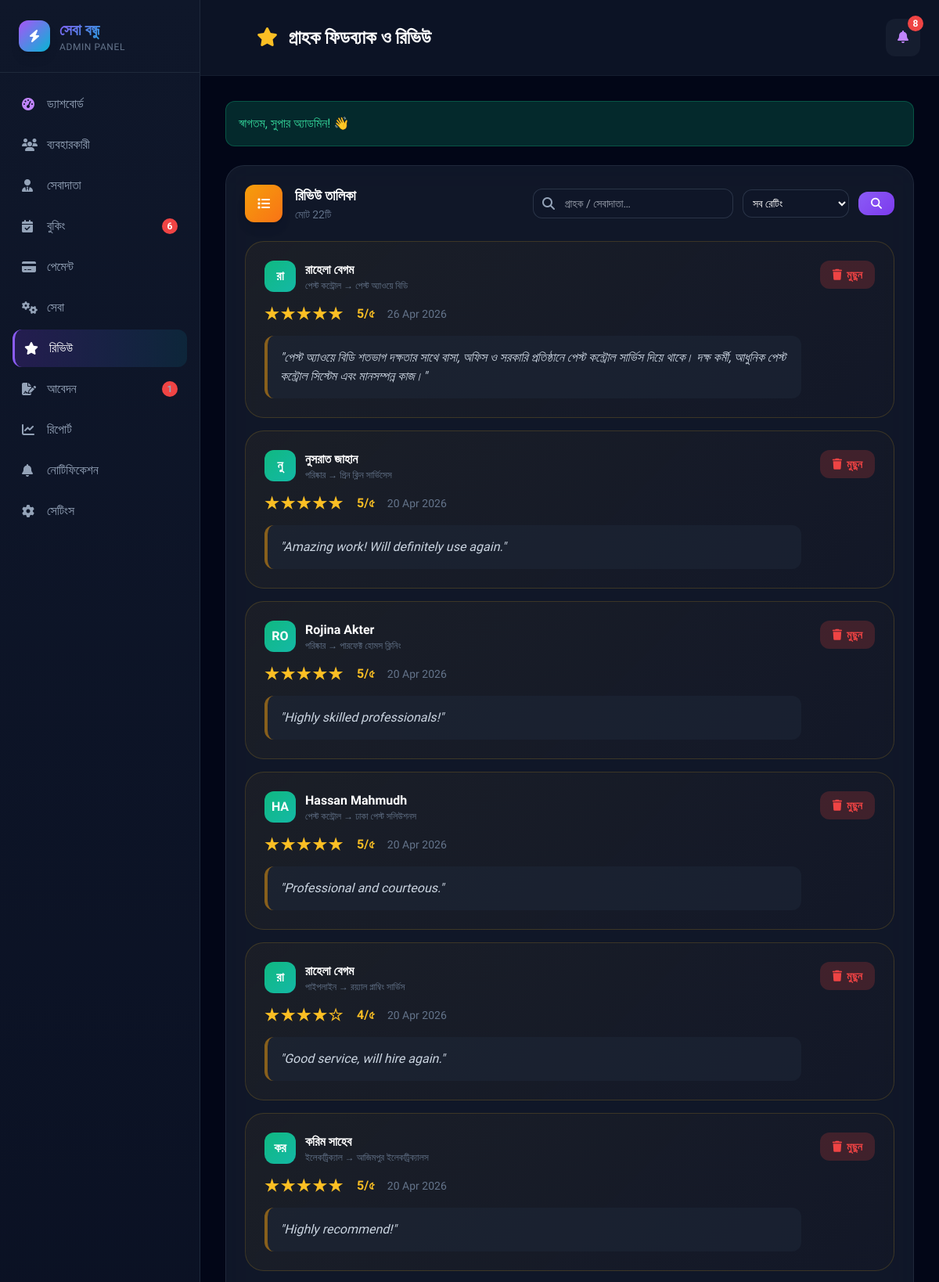
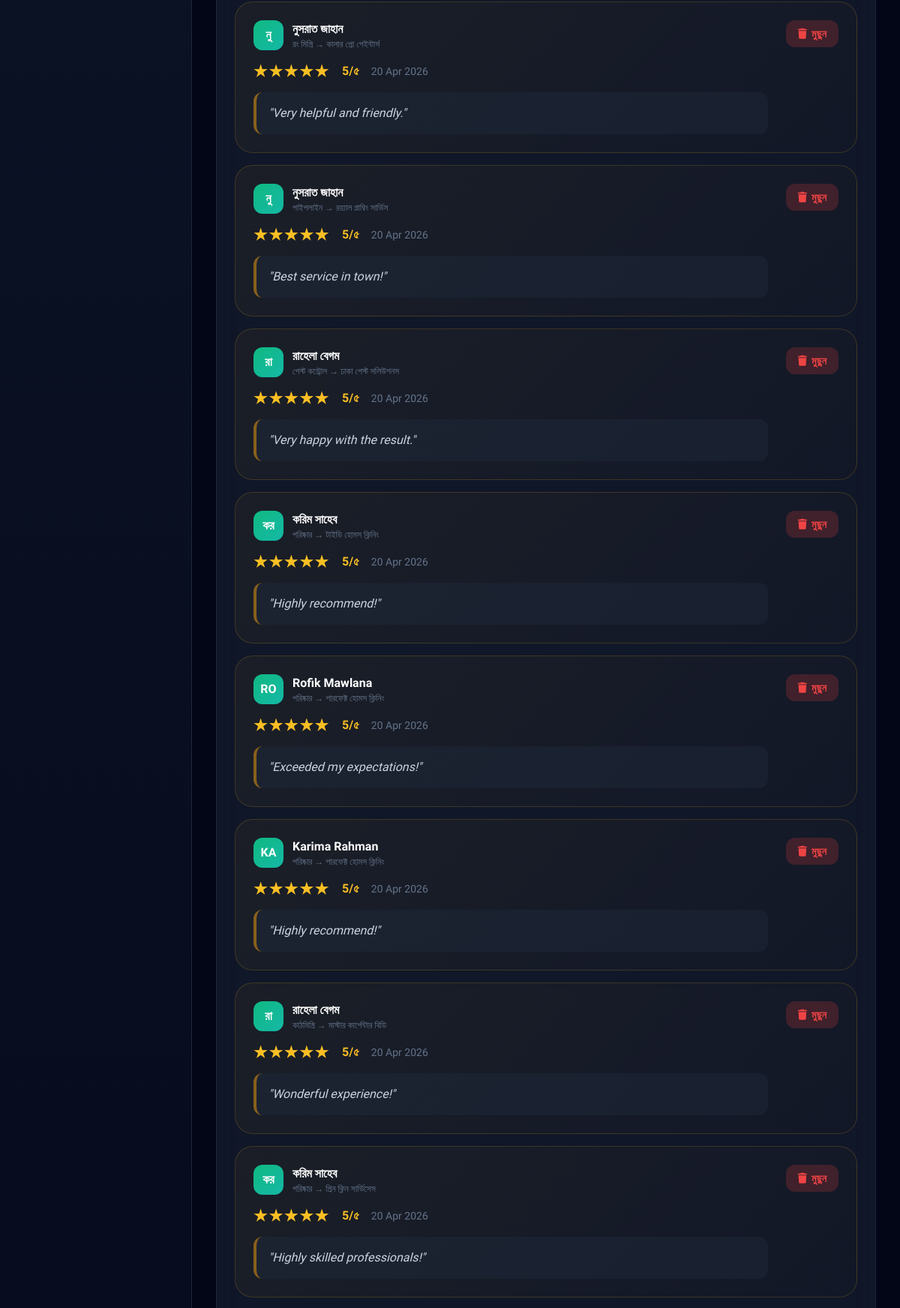
Screenshot of /admin/reviews.php (signed in, upper part) with the database file from the repository (2 pictures, top to bottom).
### tables this page shows
CREATE TABLE `reviews` (
  `id` int(10) UNSIGNED NOT NULL,
  `booking_id` int(10) UNSIGNED NOT NULL,
  `customer_id` int(10) UNSIGNED NOT NULL,
  `provider_id` int(10) UNSIGNED NOT NULL,
  `rating` tinyint(3) UNSIGNED NOT NULL CHECK (`rating` between 1 and 5),
  `comment` text DEFAULT NULL,
  `created_at` timestamp NOT NULL DEFAULT current_timestamp()
);

CREATE TABLE `users` (
  `id` int(10) UNSIGNED NOT NULL,
  `name` varchar(120) NOT NULL,
  `email` varchar(191) NOT NULL,
  `password` varchar(255) NOT NULL,
  `phone` varchar(30) DEFAULT NULL,
  `role` enum('customer','provider','admin') NOT NULL DEFAULT 'customer',
  `avatar` varchar(255) DEFAULT NULL,
  `created_at` timestamp NOT NULL DEFAULT current_timestamp(),
  `photo` varchar(255) DEFAULT NULL
);

CREATE TABLE `providers` (
  `id` int(10) UNSIGNED NOT NULL,
  `user_id` int(10) UNSIGNED NOT NULL,
  `company_name` varchar(180) NOT NULL,
  `service_type` varchar(80) NOT NULL,
  `city` varchar(80) NOT NULL,
  `about` text DEFAULT NULL,
  `price_range` varchar(80) NOT NULL DEFAULT '৳৫০০–৳২০০০',
  `service_charge` int(11) DEFAULT 300,
  `work_start` time NOT NULL DEFAULT '09:00:00',
  `work_end` time NOT NULL DEFAULT '18:00:00',
  `rating` decimal(3,2) NOT NULL DEFAULT 5.00,
  `review_count` int(10) UNSIGNED NOT NULL DEFAULT 0,
  `available` tinyint(1) NOT NULL DEFAULT 1,
  `verified` tinyint(1) NOT NULL DEFAULT 0,
  `emoji` varchar(10) NOT NULL DEFAULT '?',
  `created_at` timestamp NOT NULL DEFAULT current_timestamp(),
  `photo` varchar(255) DEFAULT NULL,
  `price_min` int(11) DEFAULT 500,
  `price_max` int(11) DEFAULT 2000
);

CREATE TABLE `service_categories` (
  `id` int(10) UNSIGNED NOT NULL,
  `name_en` varchar(80) NOT NULL,
  `name_bn` varchar(100) NOT NULL,
  `emoji` varchar(10) NOT NULL DEFAULT '?',
  `description` text DEFAULT NULL,
  `manpower` int(11) DEFAULT 1,
  `active` tinyint(1) NOT NULL DEFAULT 1,
  `sort_order` smallint(6) NOT NULL DEFAULT 0,
  `created_at` timestamp NOT NULL DEFAULT current_timestamp()
);

### includes/config.php (called while the page is built, shortened)
<?php
function db(): PDO {
    static $pdo = null;
    if ($pdo === null) {
        $dsn  = 'mysql:host='.DB_HOST.';dbname='.DB_NAME.';charset='.DB_CHARSET;
        $opts = [PDO::ATTR_ERRMODE=>PDO::ERRMODE_EXCEPTION,PDO::ATTR_DEFAULT_FETCH_MODE=>PDO::FETCH_ASSOC,PDO::ATTR_EMULATE_PREPARES=>false];
        try { $pdo = new PDO($dsn, DB_USER, DB_PASS, $opts); }
        catch (PDOException $e) { die('<div style="font-family:sans-serif;padding:40px;color:#c00"><h2>ডেটাবেজ সংযোগ ব্যর্থ</h2><p>'.htmlspecialchars($e->getMessage()).'</p></div>'); }
    }
    return $pdo;
}
function e(string $s): string { return htmlspecialchars($s, ENT_QUOTES, 'UTF-8'); }
function csrf(): string {
    return $_SESSION['csrf'];
}
function getServiceCategories(): array {
    try {
        return db()->query("SELECT name_en, name_bn, emoji FROM service_categories WHERE active = 1 ORDER BY sort_order ASC, id ASC")->fetchAll();
    } catch (Exception $e) { return []; }
}
function svcLabel(string $key): string {
    foreach (getServiceCategories() as $cat) {
        if ($cat['name_en'] === $key) return $cat['name_bn'];
    }
    return SERVICE_BN[$key]['label'] ?? $key;
}

### admin/reviews.php (the view, shortened to what this page needs)
<?php
require_once __DIR__ . '/../includes/config.php';
require_once __DIR__ . '/_stats.php';
$s = getAdminStats();
$filterQ = trim($_GET['q'] ?? '');
$w = [];
$p = [];
$wh = $w ? 'WHERE ' . implode(' AND ', $w) : '';
$stmt = db()->prepare("SELECT r.*, u.name cname, pr.company_name, pr.service_type, b.preferred_date FROM reviews r JOIN users u ON u.id = r.customer_id JOIN providers pr ON pr.id = r.provider_id JOIN bookings b ON b.id = r.booking_id $wh ORDER BY r.created_at DESC");
$stmt->execute($p);
$reviews = $stmt->fetchAll();
$unreadNotifs = 0;
try {
    $unreadNotifs = (int)db()->query("SELECT COUNT(*) FROM notification WHERE role_target='admin' AND is_read=0")->fetchColumn();
} catch (Exception $e) {}
?>
<!DOCTYPE html>
<html lang="bn">
<head>
  <script src="https://cdn.tailwindcss.com"></script>
  <link rel="stylesheet" href="https://cdnjs.cloudflare.com/ajax/libs/font-awesome/6.4.0/css/all.min.css">
</head>
<body class="bg-slate-950 text-white min-h-screen">
<aside id="sidebar" class="w-64 bg-gradient-to-b from-slate-900 to-slate-950 h-screen fixed left-0 top-0 border-r border-slate-800 z-50 flex flex-col">
  <div class="p-6 border-b border-slate-800">
    <div class="flex items-center gap-3">
      <div class="w-10 h-10 bg-gradient-to-br from-purple-500 to-cyan-500 rounded-xl flex items-center justify-center shadow-lg"><i class="fas fa-bolt text-white"></i></div>
      <div><div class="text-xl font-bold gradient-text">সেবা বন্ধু</div><div class="text-xs text-slate-500 uppercase tracking-wider">Admin Panel</div></div>
    </div>
  </div>
  <nav class="flex-1 p-4 space-y-1 overflow-y-auto">
    <a href="dashboard.php" class="sidebar-link flex items-center gap-3 p-3 rounded-xl text-slate-400 hover:text-white"><i class="fas fa-gauge-high w-5 text-purple-400"></i><span>ড্যাশবোর্ড</span></a>
    <a href="users.php" class="sidebar-link flex items-center gap-3 p-3 rounded-xl text-slate-400 hover:text-white"><i class="fas fa-users w-5"></i><span>ব্যবহারকারী</span></a>
    <a href="providers.php" class="sidebar-link flex items-center gap-3 p-3 rounded-xl text-slate-400 hover:text-white"><i class="fas fa-user-tie w-5"></i><span>সেবাদাতা</span></a>
    <a href="bookings.php" class="sidebar-link flex items-center gap-3 p-3 rounded-xl text-slate-400 hover:text-white"><i class="fas fa-calendar-check w-5"></i><span>বুকিং</span><?php renderBookingBadge(); ?></a>
    <a href="payments.php" class="sidebar-link flex items-center gap-3 p-3 rounded-xl text-slate-400 hover:text-white"><i class="fas fa-credit-card w-5"></i><span>পেমেন্ট</span></a>
    <a href="services.php" class="sidebar-link flex items-center gap-3 p-3 rounded-xl text-slate-400 hover:text-white"><i class="fas fa-cogs w-5"></i><span>সেবা</span></a>
    <a href="reviews.php" class="sidebar-link active flex items-center gap-3 p-3 rounded-xl text-white"><i class="fas fa-star w-5"></i><span>রিভিউ</span></a>
    <a href="applications.php" class="sidebar-link flex items-center gap-3 p-3 rounded-xl text-slate-400 hover:text-white relative">
      <i class="fas fa-file-signature w-5"></i><span>আবেদন</span>
      <?php if (($s['ap'] ?? 0) > 0): ?><span class="absolute right-3 bg-red-500 text-xs rounded-full w-5 h-5 flex items-center justify-center font-bold animate-pulse"><?= $s['ap'] ?></span><?php endif; ?>
    </a>
    <a href="analytics.php" class="sidebar-link flex items-center gap-3 p-3 rounded-xl text-slate-400 hover:text-white"><i class="fas fa-chart-line w-5"></i><span>রিপোর্ট</span></a>
    <a href="notifications.php" class="sidebar-link flex items-center gap-3 p-3 rounded-xl text-slate-400 hover:text-white"><i class="fas fa-bell w-5"></i><span>নোটিফিকেশন</span></a>
    <a href="settings.php" class="sidebar-link flex items-center gap-3 p-3 rounded-xl text-slate-400 hover:text-white"><i class="fas fa-gear w-5"></i><span>সেটিংস</span></a>
  </nav>
</aside>
<div class="lg:ml-64 min-h-screen">
  <header class="sticky top-0 z-40 glass-dark border-b border-slate-800/50">
    <div class="flex items-center justify-between p-4 md:p-6">
      <div class="hidden md:flex items-center gap-3 ml-12">
        <h1 class="text-xl md:text-2xl font-bold text-white"><i class="fas fa-star mr-2 text-amber-400"></i> গ্রাহক ফিডব্যাক ও রিভিউ</h1>
      </div>
      <div class="flex items-center gap-3">
        <div class="relative" id="notifContainer">
          <button id="notifBtn" class="relative p-3 bg-slate-800/50 hover:bg-slate-700/50 rounded-xl transition-all">
            <i class="fas fa-bell w-5 text-purple-400"></i>
            <?php if ($unreadNotifs > 0): ?><span id="notifBadge" class="absolute -top-1 -right-1 bg-red-500 text-white text-xs rounded-full w-5 h-5 flex items-center justify-center font-bold animate-pulse"><?= $unreadNotifs ?></span><?php endif; ?>
          </button>
        </div>
      </div>
    </div>
  </header>
  <main class="p-4 md:p-8 max-w-7xl mx-auto">
    <?php if (isset($_SESSION['flash'])): ?>
      <?php $flash = $_SESSION['flash']; unset($_SESSION['flash']); ?>
      <div class="mb-6 p-4 rounded-xl <?= $flash['type'] === 'error' ? 'bg-red-500/20 text-red-400' : 'bg-emerald-500/20 text-emerald-400' ?> border <?= $flash['type'] === 'error' ? 'border-red-500/30' : 'border-emerald-500/30' ?>"><?= e($flash['msg']) ?></div>
    <?php endif; ?>
    <div class="card p-6 mb-8">
      <div class="flex flex-col md:flex-row md:items-center md:justify-between gap-4 mb-6">
        <div class="flex items-center gap-4">
          <div class="w-12 h-12 bg-gradient-to-br from-amber-500 to-orange-500 rounded-xl flex items-center justify-center shadow-lg">
            <i class="fas fa-list text-white"></i>
          </div>
          <div>
            <h3 class="text-lg font-bold">রিভিউ তালিকা</h3>
            <p class="text-slate-500 text-sm">মোট <?= count($reviews) ?>টি</p>
          </div>
        </div>
        <form method="GET" class="flex flex-wrap gap-3 items-center">
          <div class="relative">
            <i class="fas fa-search absolute left-3 top-1/2 -translate-y-1/2 w-4 h-4 text-slate-400"></i>
            <input type="text" name="q" value="<?= e($filterQ) ?>" placeholder="গ্রাহক / সেবাদাতা…" class="pl-10 pr-4 py-2 w-48 md:w-64 text-sm">
          </div>
          <select name="rating" onchange="this.form.submit()" class="p-2 text-sm">
            <option value="0">সব রেটিং</option>
          </select>
          <button type="submit" class="btn-action btn-primary text-sm"><i class="fas fa-search"></i></button>
        </form>
      </div>
      <?php if (empty($reviews)): ?>
        <div class="text-center py-12 text-slate-500">
          <i class="fas fa-star text-4xl mb-3"></i>
          <p>কোনো রিভিউ নেই</p>
        </div>
      <?php else: foreach ($reviews as $r): ?>
        <div class="review-card mb-4 hover:border-amber-500/30 transition-all">
          <div class="flex flex-col lg:flex-row lg:items-start gap-6">
            <div class="flex-1">
              <div class="flex items-center gap-3 mb-3">
                <div class="w-10 h-10 bg-gradient-to-br from-emerald-500 to-teal-500 rounded-xl flex items-center justify-center font-bold">
                  <?= strtoupper(mb_substr($r['cname'], 0, 2)) ?>
                </div>
                <div>
                  <div class="font-semibold"><?= e($r['cname']) ?></div>
                  <div class="text-xs text-slate-500"><?= svcLabel($r['service_type']) ?> → <?= e($r['company_name']) ?></div>
                </div>
              </div>
              <div class="flex items-center gap-4 mb-3">
                <div class="text-2xl text-amber-400 tracking-wider">
                  <?= str_repeat('★', (int)$r['rating']) ?><?= str_repeat('☆', 5 - (int)$r['rating']) ?>
                </div>
                <span class="text-amber-400 font-bold"><?= (int)$r['rating'] ?>/৫</span>
                <span class="text-slate-500 text-sm"><?= date('d M Y', strtotime($r['created_at'])) ?></span>
              </div>
              <?php if ($r['comment']): ?>
                <div class="p-4 bg-slate-800/50 rounded-xl border-l-4 border-amber-500/50">
                  <p class="text-slate-300 italic">"<?= e($r['comment']) ?>"</p>
                </div>
              <?php else: ?>
                <p class="text-slate-500 italic text-sm">কোনো মন্তব্য নেই।</p>
              <?php endif; ?>
            </div>
            <div class="flex items-center gap-2">
              <a href="?delete=<?= (int)$r['id'] ?>&_csrf=<?= csrf() ?>" class="btn-action btn-danger text-sm" onclick="return confirm('এই রিভিউ মুছবেন?')">
                <i class="fas fa-trash"></i> মুছুন
              </a>
            </div>
          </div>
        </div>
      <?php endforeach; endif; ?>
    </div>
  </main>
</div>
</body>
</html>

### admin/reviews.php (style rules this page uses)
body { font-family: 'Hind Siliguri', sans-serif; }
.glass-dark { background: rgba(15, 23, 42, 0.8); backdrop-filter: blur(20px); }
.card { background: rgba(30, 41, 59, 0.5); backdrop-filter: blur(20px); border: 1px solid rgba(71, 85, 105, 0.3); border-radius: 1.5rem; }
.sidebar-link { transition: all 0.2s ease; }
.sidebar-link.active { background: linear-gradient(90deg, rgba(124, 58, 237, 0.2), rgba(6, 182, 212, 0.1)); border-left: 3px solid #8B5CF6; }
.gradient-text { background: linear-gradient(135deg, #8B5CF6, #06B6D4); -webkit-background-clip: text; background-clip: text; -webkit-text-fill-color: transparent; }
.btn-action { padding: 8px 16px; border-radius: 12px; font-weight: 600; transition: all 0.2s; display: inline-flex; align-items: center; gap: 6px; }
.btn-primary { background: linear-gradient(135deg, #8B5CF6, #7C3AED); color: white; }
.btn-danger { background: rgba(239, 68, 68, 0.2); color: #EF4444; }
.review-card { background: linear-gradient(135deg, rgba(251, 191, 36, 0.05), rgba(217, 119, 6, 0.02)); border: 1px solid rgba(251, 191, 36, 0.16); border-radius: 1.5rem; padding: 24px; }
input, select { background: rgba(15, 23, 42, 0.6) !important; border: 1px solid rgba(71, 85, 105, 0.5) !important; color: white !important; border-radius: 12px; }

### rows the page displays
reviews: customer.name "রা", customer.name "রাহেলা বেগম", provider.name_bn "পেস্ট কন্ট্রোল", provider.company_name "পেস্ট অ্যাওয়ে বিডি", rating "★★★★★", rating "5", created_at "26 Apr 2026", comment "পেস্ট অ্যাওয়ে বিডি শতভাগ দক্ষতার সাথে বাসা, অফিস ও সরকারি প্রতিষ্ঠানে পেস্ট কন্ট্রোল সার্ভিস দিয়ে থাকে। দক্ষ কর্মী, আধুনিক পেস্ট কন্ট্রোল সিস্টেম এবং মানসম্পন্ন কাজ।"
reviews: customer.name "নু", customer.name "নুসরাত জাহান", service_type "পরিষ্কার", provider.company_name "গ্রিন ক্লিন সার্ভিসেস", rating "★★★★★", rating "5", created_at "20 Apr 2026", comment "Amazing work! Will definitely use again."
reviews: customer.name "RO", customer.name "Rojina Akter", service_type "পরিষ্কার", provider.company_name "পারফেক্ট হোমস ক্লিনিং", rating "★★★★★", rating "5", created_at "20 Apr 2026", comment "Highly skilled professionals!"
reviews: customer.name "HA", customer.name "Hassan Mahmudh", service_type "পেস্ট কন্ট্রোল", provider.company_name "ঢাকা পেস্ট সলিউশনস", rating "★★★★★", rating "5", created_at "20 Apr 2026", comment "Professional and courteous."
reviews: customer.name "রা", customer.name "রাহেলা বেগম", service_type "পাইপলাইন", provider.company_name "রয়্যাল প্লাম্বিং সার্ভিস", rating "★★★★", rating "☆", rating "4", created_at "20 Apr 2026", comment "Good service, will hire again."
reviews: customer.name "কর", customer.name "করিম সাহেব", service_type "ইলেকট্রিক্যাল", provider.company_name "আজিমপুর ইলেকট্রিক্যালস", rating "★★★★★", rating "5", created_at "20 Apr 2026", comment "Highly recommend!"
reviews: customer.name "নু", customer.name "নুসরাত জাহান", service_type "রং মিস্ত্রি", provider.company_name "কালার প্রো পেইন্টার্স", rating "★★★★★", rating "5", created_at "20 Apr 2026", comment "Very helpful and friendly."
reviews: customer.name "নু", customer.name "নুসরাত জাহান", service_type "পাইপলাইন", provider.company_name "রয়্যাল প্লাম্বিং সার্ভিস", rating "★★★★★", rating "5", created_at "20 Apr 2026", comment "Best service in town!"
reviews: customer.name "রা", customer.name "রাহেলা বেগম", service_type "পেস্ট কন্ট্রোল", provider.company_name "ঢাকা পেস্ট সলিউশনস", rating "★★★★★", rating "5", created_at "20 Apr 2026", comment "Very happy with the result."
reviews: customer.name "কর", customer.name "করিম সাহেব", service_type "পরিষ্কার", provider.company_name "টাইডি হোমস ক্লিনিং", rating "★★★★★", rating "5", created_at "20 Apr 2026", comment "Highly recommend!"
reviews: customer.name "RO", customer.name "Rofik Mawlana", service_type "পরিষ্কার", provider.company_name "পারফেক্ট হোমস ক্লিনিং", rating "★★★★★", rating "5", created_at "20 Apr 2026", comment "Exceeded my expectations!"
reviews: customer.name "KA", customer.name "Karima Rahman", service_type "পরিষ্কার", provider.company_name "পারফেক্ট হোমস ক্লিনিং", rating "★★★★★", rating "5", created_at "20 Apr 2026", comment "Highly recommend!"
reviews: customer.name "রা", customer.name "রাহেলা বেগম", service_type "কাঠমিস্ত্রি", provider.company_name "মাস্টার কার্পেন্টার বিডি", rating "★★★★★", rating "5", created_at "20 Apr 2026", comment "Wonderful experience!"
reviews: customer.name "কর", customer.name "করিম সাহেব", service_type "পরিষ্কার", provider.company_name "গ্রিন ক্লিন সার্ভিসেস", rating "★★★★★", rating "5", created_at "20 Apr 2026", comment "Highly skilled professionals!"

### other values shown
$count "6"
$s['ap'] "1"
$unreadNotifs "8"
$flash['msg'] "স্বাগতম, সুপার অ্যাডমিন! 👋"
count($reviews) "22"
